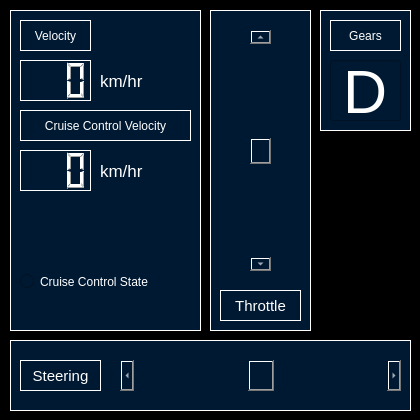
<?xml version="1.0" encoding="UTF-8"?>
<ui version="4.0">
 <class>Form</class>
 <widget class="QWidget" name="Form">
  <property name="geometry">
   <rect>
    <x>0</x>
    <y>0</y>
    <width>420</width>
    <height>420</height>
   </rect>
  </property>
  <property name="windowTitle">
   <string>Control Window</string>
  </property>
  <property name="styleSheet">
   <string notr="true">background-color: rgb(0, 0, 0);</string>
  </property>
  <widget class="QFrame" name="frame_3">
   <property name="geometry">
    <rect>
     <x>10</x>
     <y>340</y>
     <width>401</width>
     <height>71</height>
    </rect>
   </property>
   <property name="styleSheet">
    <string notr="true">color:rgb(255, 255, 255);
background-color:rgb(0, 25, 50);</string>
   </property>
   <property name="frameShape">
    <enum>QFrame::Box</enum>
   </property>
   <property name="frameShadow">
    <enum>QFrame::Plain</enum>
   </property>
   <widget class="QLabel" name="label_3">
    <property name="geometry">
     <rect>
      <x>10</x>
      <y>20</y>
      <width>81</width>
      <height>31</height>
     </rect>
    </property>
    <property name="font">
     <font>
      <pointsize>11</pointsize>
     </font>
    </property>
    <property name="frameShape">
     <enum>QFrame::Box</enum>
    </property>
    <property name="frameShadow">
     <enum>QFrame::Plain</enum>
    </property>
    <property name="text">
     <string>Steering</string>
    </property>
    <property name="textFormat">
     <enum>Qt::AutoText</enum>
    </property>
    <property name="alignment">
     <set>Qt::AlignCenter</set>
    </property>
   </widget>
   <widget class="QScrollBar" name="steering_scrollbar">
    <property name="geometry">
     <rect>
      <x>110</x>
      <y>20</y>
      <width>281</width>
      <height>31</height>
     </rect>
    </property>
    <property name="minimum">
     <number>-100</number>
    </property>
    <property name="maximum">
     <number>100</number>
    </property>
    <property name="value">
     <number>0</number>
    </property>
    <property name="orientation">
     <enum>Qt::Horizontal</enum>
    </property>
   </widget>
  </widget>
  <widget class="QFrame" name="frame_4">
   <property name="geometry">
    <rect>
     <x>210</x>
     <y>10</y>
     <width>101</width>
     <height>321</height>
    </rect>
   </property>
   <property name="styleSheet">
    <string notr="true">color:rgb(255, 255, 255);
background-color:rgb(0, 25, 50);</string>
   </property>
   <property name="frameShape">
    <enum>QFrame::Box</enum>
   </property>
   <property name="frameShadow">
    <enum>QFrame::Plain</enum>
   </property>
   <widget class="QLabel" name="label_8">
    <property name="geometry">
     <rect>
      <x>10</x>
      <y>280</y>
      <width>81</width>
      <height>31</height>
     </rect>
    </property>
    <property name="font">
     <font>
      <pointsize>11</pointsize>
     </font>
    </property>
    <property name="frameShape">
     <enum>QFrame::Box</enum>
    </property>
    <property name="frameShadow">
     <enum>QFrame::Plain</enum>
    </property>
    <property name="text">
     <string>Throttle</string>
    </property>
    <property name="textFormat">
     <enum>Qt::AutoText</enum>
    </property>
    <property name="alignment">
     <set>Qt::AlignCenter</set>
    </property>
   </widget>
   <widget class="QScrollBar" name="throttle_scrollbar">
    <property name="geometry">
     <rect>
      <x>40</x>
      <y>20</y>
      <width>21</width>
      <height>241</height>
     </rect>
    </property>
    <property name="minimum">
     <number>-100</number>
    </property>
    <property name="maximum">
     <number>100</number>
    </property>
    <property name="orientation">
     <enum>Qt::Vertical</enum>
    </property>
   </widget>
  </widget>
  <widget class="QFrame" name="frame_2">
   <property name="geometry">
    <rect>
     <x>10</x>
     <y>10</y>
     <width>191</width>
     <height>321</height>
    </rect>
   </property>
   <property name="styleSheet">
    <string notr="true">color:rgb(255, 255, 255);
background-color:rgb(0, 25, 50);</string>
   </property>
   <property name="frameShape">
    <enum>QFrame::Box</enum>
   </property>
   <property name="frameShadow">
    <enum>QFrame::Plain</enum>
   </property>
   <property name="lineWidth">
    <number>1</number>
   </property>
   <widget class="QLabel" name="label_5">
    <property name="geometry">
     <rect>
      <x>10</x>
      <y>10</y>
      <width>71</width>
      <height>31</height>
     </rect>
    </property>
    <property name="frameShape">
     <enum>QFrame::Box</enum>
    </property>
    <property name="text">
     <string>Velocity</string>
    </property>
    <property name="alignment">
     <set>Qt::AlignCenter</set>
    </property>
   </widget>
   <widget class="QLCDNumber" name="velocity_lcdnumber">
    <property name="geometry">
     <rect>
      <x>10</x>
      <y>50</y>
      <width>71</width>
      <height>41</height>
     </rect>
    </property>
    <property name="styleSheet">
     <string notr="true">border-color: rgb(46, 52, 54);</string>
    </property>
    <property name="frameShadow">
     <enum>QFrame::Plain</enum>
    </property>
    <property name="lineWidth">
     <number>1</number>
    </property>
    <property name="digitCount">
     <number>3</number>
    </property>
   </widget>
   <widget class="QLabel" name="label_2">
    <property name="geometry">
     <rect>
      <x>10</x>
      <y>100</y>
      <width>171</width>
      <height>31</height>
     </rect>
    </property>
    <property name="frameShape">
     <enum>QFrame::Box</enum>
    </property>
    <property name="text">
     <string>Cruise Control Velocity</string>
    </property>
    <property name="alignment">
     <set>Qt::AlignCenter</set>
    </property>
   </widget>
   <widget class="QLCDNumber" name="cruise_lcdnumber">
    <property name="geometry">
     <rect>
      <x>10</x>
      <y>140</y>
      <width>71</width>
      <height>41</height>
     </rect>
    </property>
    <property name="layoutDirection">
     <enum>Qt::LeftToRight</enum>
    </property>
    <property name="frameShadow">
     <enum>QFrame::Plain</enum>
    </property>
    <property name="lineWidth">
     <number>1</number>
    </property>
    <property name="digitCount">
     <number>3</number>
    </property>
   </widget>
   <widget class="QRadioButton" name="cruise_radiobutton">
    <property name="geometry">
     <rect>
      <x>10</x>
      <y>260</y>
      <width>161</width>
      <height>23</height>
     </rect>
    </property>
    <property name="layoutDirection">
     <enum>Qt::LeftToRight</enum>
    </property>
    <property name="styleSheet">
     <string notr="true"/>
    </property>
    <property name="text">
     <string>Cruise Control State</string>
    </property>
    <property name="checked">
     <bool>false</bool>
    </property>
   </widget>
   <widget class="QLabel" name="label">
    <property name="geometry">
     <rect>
      <x>90</x>
      <y>50</y>
      <width>51</width>
      <height>41</height>
     </rect>
    </property>
    <property name="font">
     <font>
      <pointsize>13</pointsize>
     </font>
    </property>
    <property name="text">
     <string>km/hr</string>
    </property>
   </widget>
   <widget class="QLabel" name="label_6">
    <property name="geometry">
     <rect>
      <x>90</x>
      <y>140</y>
      <width>51</width>
      <height>41</height>
     </rect>
    </property>
    <property name="font">
     <font>
      <pointsize>13</pointsize>
     </font>
    </property>
    <property name="text">
     <string>km/hr</string>
    </property>
   </widget>
  </widget>
  <widget class="QFrame" name="frame">
   <property name="geometry">
    <rect>
     <x>320</x>
     <y>10</y>
     <width>91</width>
     <height>121</height>
    </rect>
   </property>
   <property name="styleSheet">
    <string notr="true">color:rgb(255, 255, 255);
background-color:rgb(0, 25, 50);</string>
   </property>
   <property name="frameShape">
    <enum>QFrame::Box</enum>
   </property>
   <property name="frameShadow">
    <enum>QFrame::Plain</enum>
   </property>
   <widget class="QLineEdit" name="gears_lineedit">
    <property name="geometry">
     <rect>
      <x>10</x>
      <y>50</y>
      <width>71</width>
      <height>61</height>
     </rect>
    </property>
    <property name="font">
     <font>
      <pointsize>46</pointsize>
     </font>
    </property>
    <property name="text">
     <string>D</string>
    </property>
    <property name="alignment">
     <set>Qt::AlignCenter</set>
    </property>
   </widget>
   <widget class="QLabel" name="label_4">
    <property name="geometry">
     <rect>
      <x>10</x>
      <y>10</y>
      <width>71</width>
      <height>31</height>
     </rect>
    </property>
    <property name="frameShape">
     <enum>QFrame::Box</enum>
    </property>
    <property name="text">
     <string>Gears</string>
    </property>
    <property name="alignment">
     <set>Qt::AlignCenter</set>
    </property>
   </widget>
  </widget>
 </widget>
 <resources/>
 <connections/>
</ui>
